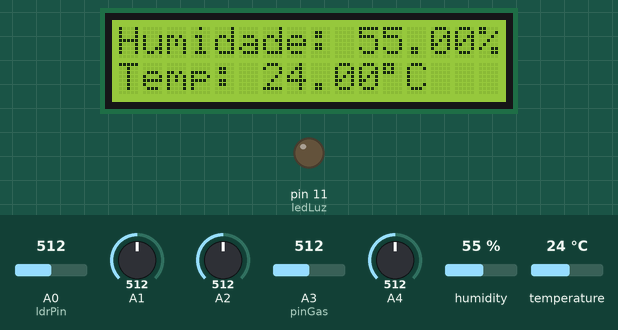
This sketch was run on a simulated Arduino Uno, built with avr-gcc and run on an emulated ATmega328P. Shown: 16×2 character LCD, output pins drawn as LEDs (lit = HIGH). The test bench sets the inputs (shaded band); at power-on: A0 (ldrPin) = 512, humidity 55 %, A2 = 512, A3 (pinGas) = 512, A1 = 512, A4 = 512, temperature 24 °C. Pins used as bus, display or sensor lines are not drawn; what the sketch prints to the serial monitor is not drawn.

Above: at 2.7 s.
2.8 s: A0 (ldrPin) set to 315
At 7.3 s:
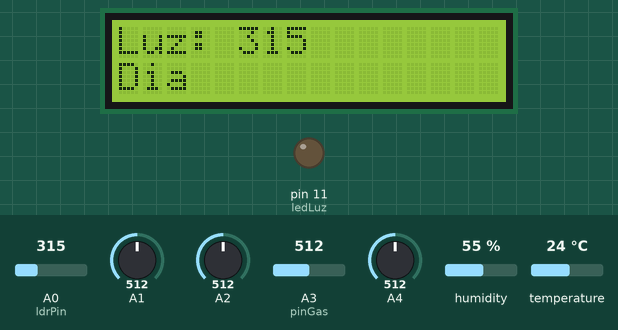
15.7 s: A0 (ldrPin) set to 281
At 25.2 s:
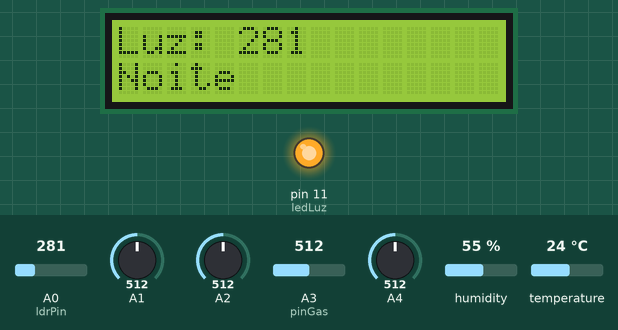
29.7 s: humidity set to 22 %
At 39.2 s:
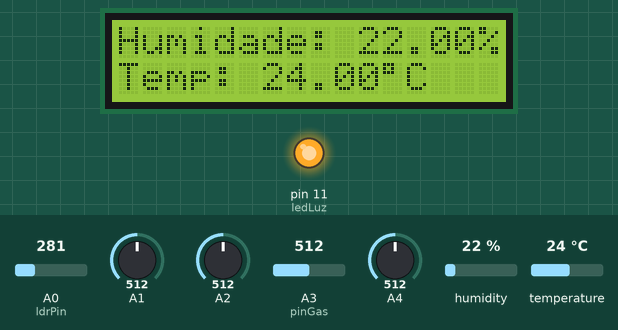
43.7 s: A2 set to 490
At 47.4 s:
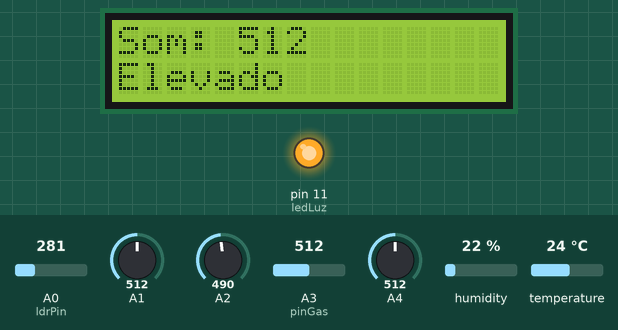
52.2 s: A3 (pinGas) set to 90
At 55.8 s:
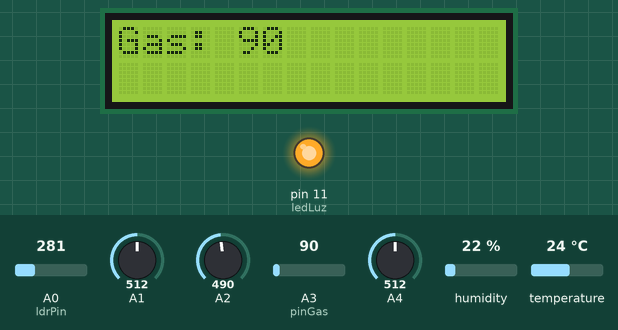
58.4 s: A1 set to 250
At 69.3 s:
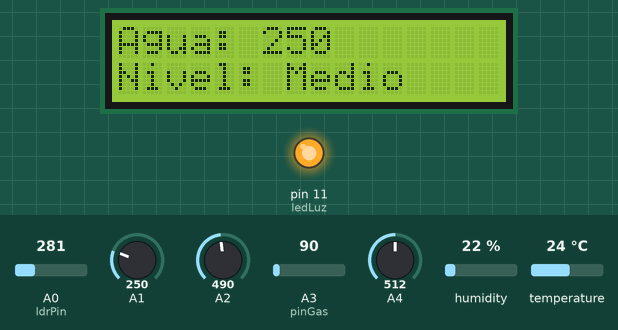
Timing chart, 0 to 70.8 s (numbered marks = the images above; inputs shaded):
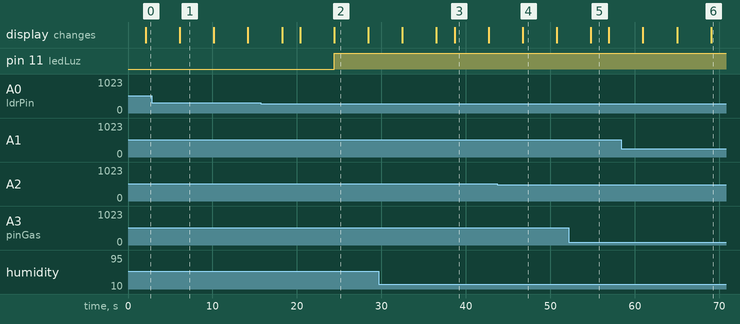

The sketch:

CarroExplorador-THLSAG.ino
```cpp
//**** Sensor de Humidade e temperatura ***********
#include "DHT.h"
#include<Wire.h>
#include<LiquidCrystal_I2C.h>

//inicializa o display
LiquidCrystal_I2C lcd(0x27, 16, 2);

#define DHTPIN 12 //define a variável constante relativa ao pino digital do sensor DHT11
#define DHTTYPE DHT11//define o tipo de sensor utilizado
DHT dht(DHTPIN,DHTTYPE);//cria o objecto do tipo DHT

float humidade, temperatura;

//**** Sensor de luz ***********
#define ledLuz 11
#define ldrPin A0
int ldr;

//**** Sensor de som ***********
//int somDigital ;
int somAnalogico; //A2
int ledSom =4;

//**** Sensor de gás ***********
int pinBuzzer=1;
int pinGas =A3;//pino usado pelo sensor de gas MQ-2
int maxGas=100; //define um limite para o nível normal de gás


void setup() {
  Serial.begin(9600);

  //*************** Inicia LCD ***********
  lcd.init();
  lcd.backlight();// acende a luz de fundo

  //*************** Sensor de Humidade e temperatura ***********
  dht.begin(); //inicia HHT

  //*************** Sensor de luz ***********
  pinMode (ledLuz,OUTPUT);
  pinMode (ldrPin,INPUT);

  //*************** Sensor de som ***********
  //pinMode(somDigital, INPUT);
  pinMode(somAnalogico, INPUT);

  //*************** Sensor de Gás *************
  pinMode(pinBuzzer, OUTPUT);
  pinMode(pinGas, INPUT);

}

void loop() {
  //************************** leitura do sensor de Humidade e temperatura *********************************
  delay(2000);
  // Reading temperature or humidity takes about 250 milliseconds!
  // Sensor readings may also be up to 2 seconds 'old' (its a very slow sensor)
  humidade = dht.readHumidity();
  temperatura = dht.readTemperature(); // lê temperatura em Celsius

  // Print Tem e Humidade no LCD.
  lcd.clear(); //limpa o LCD
  lcd.setCursor(0,0);
  lcd.print("Humidade: ");
  lcd.print(humidade);
  lcd.print("%");
  lcd.setCursor(0,1);
  lcd.print("Temp: ");
  lcd.print(temperatura);
  lcd.print((char) 223);
  lcd.print("C");
  delay(4000);

  // Print Temp e Humidade no Serial
  Serial.print("Temperatura= ");
  Serial.println(temperatura);
  Serial.print("Humidade= ");
  Serial.println(humidade);
  Serial.println("  ");

  //************************** leitura do sensor de luz *********************************
  ldr=analogRead(ldrPin);
  Serial.print("Luz= ");
  Serial.println(ldr);
  // Print Luz no LCD.
  lcd.clear(); //limpa o LCD
  lcd.backlight();                 // acende a luz de fundo
  lcd.setCursor(0,0);
  lcd.print("Luz: ");
  lcd.print(ldr);

  if (ldr<300){
     digitalWrite(ledLuz, HIGH);
     Serial.println("Noite");
     lcd.setCursor(0,1);
     lcd.print("Noite ");
     }else {
      digitalWrite(ledLuz,LOW);
      Serial.println("Dia");
      lcd.setCursor(0,1);
      lcd.print("Dia ");
     }
  Serial.println("  ");

  delay(4000);

  //************************** leitura do sensor de som *********************************
  somAnalogico=analogRead(A2);

  //traça o gráfico
  long sum =0;
  for (int i=0; i<100;i++){
    sum +=analogRead(somAnalogico);
  }
  sum=sum/100;

  Serial.print("Som Analogico:" );
  Serial.println(sum);

  //mostra o valor digital na primeira linha do LCD
  lcd.clear(); //limpa o LCD
  if(sum > 500){
    digitalWrite(ledSom, HIGH);
    lcd.setCursor(0,0);
    lcd.print("Som: ");
    lcd.print(sum);
    lcd.setCursor(0,1);
    lcd.print("Elevado    ");
    lcd.setCursor(0,1);
    Serial.println("Elevado");

  }else{
    digitalWrite(ledSom, LOW);
    lcd.clear();
    lcd.setCursor(0,0);
    lcd.print("Som: ");
    lcd.print(sum);
    lcd.setCursor(0,1);
    lcd.print("Normal    ");
    lcd.setCursor(0,1);
    Serial.println("Normal");
  }
    Serial.println("  ");
    delay(4000);

  //************************** Leitura do Sensor de nível *********************************
  int nivel = analogRead(A1);
  lcd.clear(); //limpa o LCD
  lcd.setCursor(0, 0);
  lcd.print("Agua: ");
  lcd.print(nivel);
  lcd.print("   ");
  Serial.print("Nível de água: ");
  Serial.println(nivel);
  Serial.println("  ");

  lcd.setCursor(0,1);
  lcd.print("Nivel: ");

  if(nivel==0){
    lcd.print ("Cheio   ");
  }else if (nivel >1 && nivel<220) {
    lcd.print("Baixo   " );
  }else if (nivel> 220 && nivel <260) {
    lcd.print("Medio   " );
  }else if (nivel > 260 && nivel <270){
    lcd.print("Alto    " );
  }else if (nivel > 270){
    lcd.print("Critico    " );
  }

delay(4000);

// ************************** Leitura do Sensor de gás *********************************
  int valor_analogico =analogRead(pinGas);
  digitalWrite(pinBuzzer, LOW);
  Serial.print("Gás: ");
  Serial.println(valor_analogico);
  if(valor_analogico > maxGas){
    digitalWrite(pinBuzzer, HIGH);
    Serial.println("Nível crítico");
  }else{
    digitalWrite(pinBuzzer, LOW);
  }

  lcd.clear(); //limpa o LCD
  lcd.setCursor(0, 0);
  lcd.print("Gas: ");
  lcd.print(valor_analogico);
  lcd.print("       ");

  lcd.setCursor(0,1);
  if(valor_analogico > maxGas){
    lcd.print("Valor elevado!");
  }else  {
    lcd.print("                ");
  }
  Serial.println("  ");
  delay(100);
}
```

Measured:
- the behaviour switches between 300 and 299 on A0 (ldrPin) (found by bisection; images 1 and 2)
- after the input at 15.7 s, pin 11 (ledLuz): LOW → HIGH after 8.7 s; the display: first differs from a run without the input after 8.7 s (image 2)
- after the input at 43.7 s, the display: changes after 3.0 s (image 4)
- after the input at 52.2 s, the display: changes after 2.6 s (image 5)
- after the input at 58.4 s, the display: first differs from a run without the input after 10.6 s (image 6)
- what the display in image 1 shows lasts 4.1 s, from 6.1 s to 10.2 s
- what the display in image 5 shows lasts 2.1 s, from 54.8 s to 56.9 s
